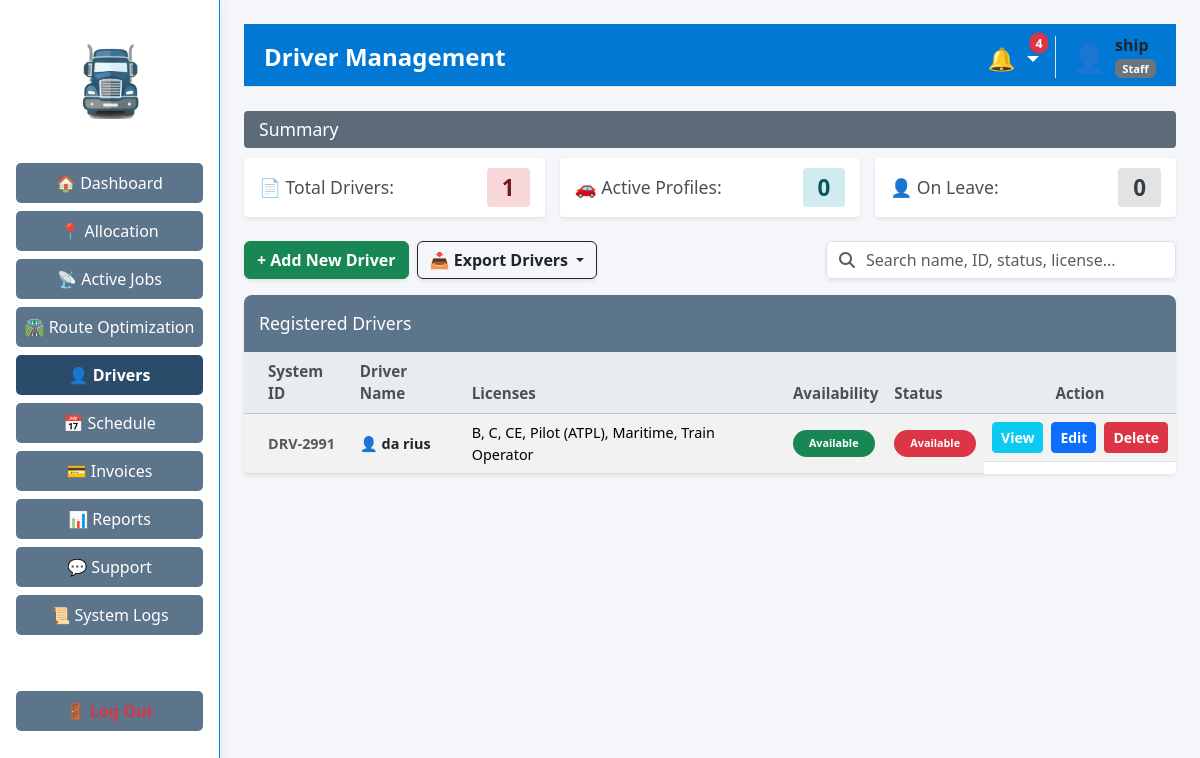
Page /drivers (signed in) on the committed database.
### tables this page shows
CREATE TABLE "drivers" (
                    id TEXT PRIMARY KEY,
                    name TEXT NOT NULL,
                    status TEXT NOT NULL,
                    licenses TEXT,
                    experience TEXT,
                    dob TEXT,
                    address TEXT,
                    availability TEXT DEFAULT 'Available',
                    last_modified_by TEXT DEFAULT 'System',
                    last_modified_at DATETIME DEFAULT NULL
                );

### app/routes/driver_routes.py (the view)
@driver_bp.route('/drivers', methods=['GET'])
def driver_management() -> str:
    if 'user_id' not in session: return redirect(url_for('auth.login'))
    view_data = driver_logic.load_driver_data()
    role = session.get('role', 'Staff')
    return render_template('admin/drivers.html', data=view_data, role=role)

### app/controllers/driver_controller.py (called while the page is built)
    def load_driver_data(self) -> Dict[str, Any]:
        driver_data: Dict[str, Any] = {}
        try:
            driver_data["summary"] = self.model.get_driver_summary()
            driver_data["drivers"] = self.model.get_all_drivers()
            return driver_data
        except Exception as logic_error:
            logging.error(f"Error processing driver data: {logic_error}")
            driver_data["summary"] = {"total": 0, "active": 0, "on_leave": 0}
            driver_data["drivers"] = []
            return driver_data

### app/models/driver_model.py (called while the page is built)
    def get_all_drivers(self) -> List[Dict[str, Any]]:
        drivers: List[Dict[str, Any]] = []
        try:
            with sqlite3.connect(DB_PATH) as connection:
                connection.row_factory = sqlite3.Row
                db_cursor = connection.cursor()
                db_cursor.execute("SELECT * FROM drivers ORDER BY name")
                rows = db_cursor.fetchall()
                for row in rows:
                    drivers.append(dict(row))
                return drivers
        except sqlite3.Error as db_error:
            logging.error(f"Error retrieving driver list: {db_error}")
            return drivers

    def get_driver_summary(self) -> Dict[str, int]:
        summary: Dict[str, int] = {"total": 0, "active": 0, "on_leave": 0}
        try:
            with sqlite3.connect(DB_PATH) as connection:
                db_cursor = connection.cursor()
                db_cursor.execute("SELECT COUNT(id) FROM drivers")
                summary["total"] = db_cursor.fetchone()[0]
                db_cursor.execute("SELECT COUNT(id) FROM drivers WHERE status = ?", ("Active",))
                summary["active"] = db_cursor.fetchone()[0]
                db_cursor.execute("SELECT COUNT(id) FROM drivers WHERE availability = ?", ("On Leave",))
                summary["on_leave"] = db_cursor.fetchone()[0]
                return summary
        except sqlite3.Error as database_error:
            logging.error(f"Error retrieving driver summary: {database_error}")
            return summary

### app/templates/admin/drivers.html (shortened to what this page needs)
{% extends "layouts/admin_layout.html" if session.get('role') == 'Administrator' else "layouts/staff_layout.html" %}
{% block page_header %}{{ 'Active Drivers' if role == 'Staff' else 'Driver Management' }}{% endblock %}
{% block content %}
<div class="section-header">Summary</div>
<div class="card-row mb-4">
    <div class="summary-card shadow-sm border-0" style="border-left: 4px solid #f66d9b;">
        <span>📄 Total Drivers:</span>
        <span class="badge-count bg-pink">{{ data.summary.total }}</span>
    </div>
    <div class="summary-card shadow-sm border-0" style="border-left: 4px solid #17a2b8;">
        <span>🚗 Active Profiles:</span>
        <span class="badge-count bg-teal">{{ data.summary.active }}</span>
    </div>
    <div class="summary-card shadow-sm border-0" style="border-left: 4px solid #6c757d;">
        <span>👤 On Leave:</span>
        <span class="badge-count bg-grey">{{ data.summary.on_leave }}</span>
    </div>
</div>
<div class="d-flex justify-content-between align-items-center mb-3">
    <div class="d-flex gap-2">
        {% if role != 'Staff' %}
        <button type="button" class="btn btn-success fw-bold custom-rounded shadow-sm" data-bs-toggle="modal" data-bs-target="#addDriverModal">
            + Add New Driver
        </button>
        {% endif %}
        <div class="dropdown">
            <button class="btn btn-outline-dark fw-bold custom-rounded shadow-sm dropdown-toggle" type="button" data-bs-toggle="dropdown">
                📥 Export Drivers
            </button>
        </div>
    </div>
    <div class="input-group shadow-sm custom-rounded" style="max-width: 350px;">
        <span class="input-group-text bg-white border-end-0"><i class="fa-solid fa-search text-muted"></i></span>
        <input type="text" id="tableSearchInput" class="form-control border-start-0 ps-0" placeholder="Search name, ID, status, license...">
    </div>
</div>
<div class="table-container shadow-sm border-0">
    <div class="section-header text-white" style="margin-bottom: 0; border-radius: 8px 8px 0 0; background-color: #5d758b; padding: 15px;">Registered Drivers</div>
    <table class="table table-striped table-hover custom-table mb-0 align-middle">
        <thead class="table-light">
            <tr>
                <th class="ps-4">System ID</th>
                <th>Driver Name</th>
                <th>Licenses</th>
                <th>Availability</th>
                <th>Status</th>
                <th class="text-center">Action</th>
            </tr>
        </thead>
        <tbody>
            {% if data.drivers|length == 0 %}
            <tr><td colspan="6" class="text-center py-5 text-muted">No drivers found.</td></tr>
            {% else %}
                {% for driver in data.drivers %}
                <tr class="searchable-row">
                    <td class="ps-4 fw-bold text-muted">{{ driver.id }}</td>
                    <td class="fw-bold text-dark">👤 {{ driver.name }}</td>
                    <td>{{ driver.licenses }}</td>
                    <td><span class="badge bg-{{ 'secondary' if driver.availability == 'On Leave' else ('primary' if driver.availability == 'In Transit' else 'success') }} px-3 py-2 rounded-pill">{{ driver.availability }}</span></td>
                    <td><span class="badge bg-{{ 'success' if driver.status == 'Active' else 'danger' }} px-3 py-2 rounded-pill">{{ driver.status }}</span></td>
                    <td class="d-flex justify-content-center gap-2">
                        <button type="button" class="btn btn-info btn-sm text-white fw-bold custom-rounded" data-bs-toggle="modal" data-bs-target="#viewModal{{ driver.id }}">View</button>
                        <button type="button" class="btn btn-primary btn-sm fw-bold custom-rounded" data-bs-toggle="modal" data-bs-target="#editModal{{ driver.id }}">Edit</button>
                        {% if role != 'Staff' %}
                        <form method="POST" action="{{ url_for('driver.delete_driver', driver_id=driver.id) }}" style="display:inline; margin:0;">
                            <button type="submit" class="btn btn-danger btn-sm fw-bold custom-rounded" onclick="return confirm('Delete this driver?');">Delete</button>
                        </form>
                        {% endif %}
                    </td>
                </tr>
                {% endfor %}
            {% endif %}
        </tbody>
    </table>
</div>
{% endblock %}

### app/static/css/style.css (style rules this page uses)
body { margin: 0; padding: 0; font-family: 'Segoe UI', Tahoma, Geneva, Verdana, sans-serif; }
.section-header { background-color: #5d6b79; color: white; padding: 5px 15px; margin-bottom: 10px; border-radius: 4px; font-weight: 500; font-size: 1.1rem; }
.card-row { display: flex; gap: 15px; margin-bottom: 20px; }
.summary-card { flex: 1; background: white; border: 1px solid #ced4da; border-radius: 4px; padding: 10px 15px; display: flex; align-items: center; justify-content: space-between; font-size: 1.1rem; color: #495057; }
.badge-count { font-size: 1.4rem; padding: 3px 15px; border-radius: 4px; font-weight: bold; }
.bg-pink { background-color: #f8d7da; color: #721c24; }
.bg-teal { background-color: #d1ecf1; color: #0c5460; }
.bg-grey { background-color: #e2e3e5; color: #383d41; }
.table-container { background: white; border: 1px solid #ced4da; border-radius: 4px; }
.custom-table th { background-color: #e9ecef; color: #495057; font-weight: 600; font-size: 0.95rem; }
.custom-table td { font-size: 0.9rem; vertical-align: middle; }

### rows in the picture
drivers: id "DRV-2991", name "da rius", licenses "B, C, CE, Pilot (ATPL), Maritime, Train Operator", availability "Available", status "Available"

### other values in the picture
{{ 'Active Drivers' if role == 'Staff' else 'Driver Management' }} "Driver Management"
{{ unread_count }} "4"
{{ session.get('username') }} "ship"
{{ data.summary.total }} "1"
{{ data.summary.active }} "0"
{{ data.summary.on_leave }} "0"
